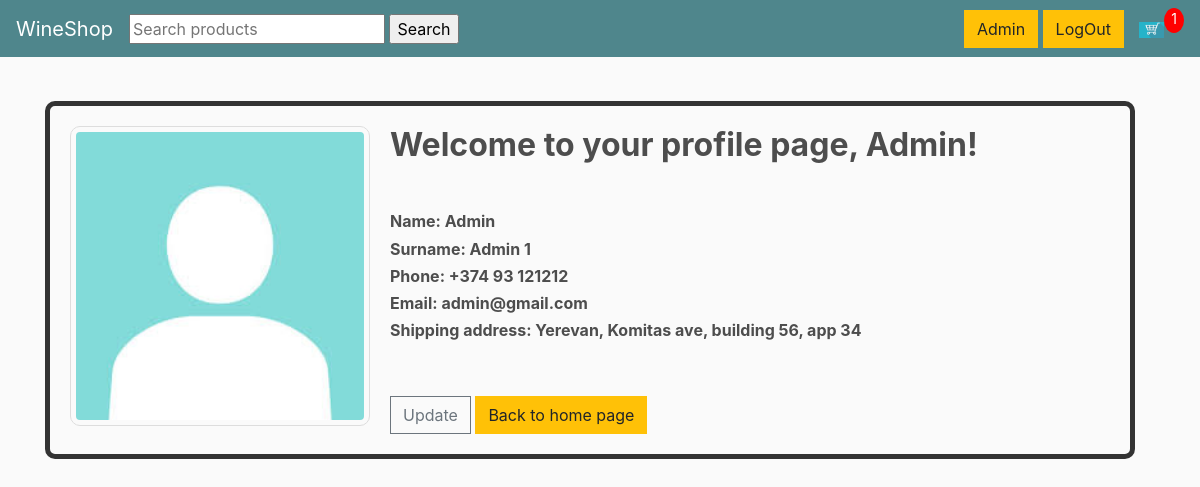
Page /profile/ (signed in) on the committed database.
### users/models.py (models this page shows, shortened)
class Profile(models.Model):
    user = models.OneToOneField(User, on_delete=models.CASCADE)
    surname = models.CharField(max_length=30, blank=True, null=True)
    phone_number = models.CharField(max_length=50, blank=True, null=True)
    email = models.CharField(max_length=60, blank=True, null=True)
    address = models.CharField(max_length=60, blank=True, null=True)
    image = models.ImageField(upload_to="profile_images", default="image.png")

### users/views.py (the view)
# urls.py: path('profile/', views.profile_page, name='ProfilePage'),
def profile_page(request):
    profile = Profile.objects.get(user=request.user.id)
    data = cartData(request)
    cartItems = data['cartItems']
    context = {'cartItems': cartItems, 'profile': profile}
    return render(request, "users/profile.html", context)

### store/models.py (called while the page is built)
    @property
    def get_cart_items(self):
        orderitems = self.orderitem_set.all()
        total = sum([item.quantity for item in orderitems])
        return total

### store/utils.py (called while the page is built)
def cartData(request):
    if request.user.is_authenticated:
        user = request.user
        order, created = Order.objects.get_or_create(user=user, complete=False)
        items = order.orderitem_set.all()
        cartItems = order.get_cart_items
    else:
        cookieData = cookieCart(request)
        cartItems = cookieData['cartItems']
        order = cookieData['order']
        items = cookieData['items']
    return {'items': items, 'order': order, 'cartItems': cartItems}

### users/templates/users/profile.html (shortened to what this page needs)
{% extends 'store/main.html' %}
{% load static %}
{% block content %}
<div class="post-container">
    <div class="post-thumb"><img class="zoom" src="{{profile.image.url}}"></div>
    <div class="post-content">
        <h3 class="post-title">Welcome to your profile page, {{profile.user}}!</h3>
        <br>
        <p>
            <h6><strong>Name: {{profile.user}}</strong></h6>
            <h6><strong>Surname: {{profile.surname}}</strong></h6>
            <h6><strong>Phone: {{profile.phone_number}}</strong></h6>
            <h6><strong>Email: {{profile.email}}</strong></h6>
            <h6><strong>Shipping address: {{profile.address}}</strong></h6>
            <br>
            <br>
            <a class="btn btn-outline-secondary add-btn update-cart" href= "{% url 'ProfileUpdate' %}">Update</a>
            <a href="{% url 'Store' %}" class="btn btn-warning">Back to home page</a>
        </p>
   </div>
</div>
{% endblock content %}

### store/templates/store/main.html (shortened to what this page needs)
<!DOCTYPE html>
{% load static %}
<html lang="en">
<head>
    <link rel="stylesheet" href="https://stackpath.bootstrapcdn.com/bootstrap/4.4.1/css/bootstrap.min.css">
    <link rel="stylesheet" type="text/css" href="{% static 'css/main.css' %}">
</head>
<body>
    <div class="sticky-top">
    <nav class="navbar navbar-expand-lg navbar-dark bg-dark">
      <a class="navbar-brand" href="{% url 'Store' %}">WineShop</a>
      <div class="collapse navbar-collapse" id="navbarSupportedContent">
        <ul class="navbar-nav mr-auto">
          <li class="nav-item active">
          <form action="{% url 'Store' %}" method="POST">
          <input type="text" name="q" placeholder="Search products"/>
          <input type="submit" name="submit" value="Search"/>
          </form>
          </li>
        </ul>
        <div class="form-inline my-2 my-lg-0">
            {% if request.user.is_authenticated %}
            <div>
            <a href="{% url 'ProfilePage' %}" class="btn btn-warning">{{user.username}}</a>
            <a href="{% url 'LogOut' %}" class="btn btn-warning">LogOut</a>
            </div>
            {% else %}
            <div>
            <a href="{% url 'LogIn' %}" class="btn btn-warning">LogIn</a>
            <a href="{% url 'CreateUser' %}" class="btn btn-warning">Register</a>
            </div>
            {% endif %}
            <a href="{% url 'Cart' %}">
                    <img  id="cart-icon" src="{% static 'images/cart.png' %}">
        </a>
        <p id="cart-total">{{cartItems}}</p>
        </div>
      </div>
    </nav>
    </div>
        <div class="container">
            <br>
            {% block content %}
            {% endblock content %}
        </div>
</body>
</html>

### static/css/main.css (style rules this page uses)
body { background-color: hsl(0, 0%, 98%); }
h1,h2,h3,h4,h5,h6 { color:hsl(0, 0%, 30%); }
.bg-dark { background-color: #4f868c!important; }
#cart-icon { width:25px; display: inline-block; margin-left: 15px; }
#cart-total { display: block; text-align: center; color:#fff; background-color: red; width: 20px; height: 25px; border-radius: 50%; font-size: 14px; }
.btn { border-radius: 0; }
.post-container { margin: 20px 20px 0 0; border: 5px solid #333; overflow: auto; border-radius: 10px; }
.post-thumb { float: left }
.post-thumb img { display: block }
.post-content { margin: 20px; }
.post-title { font-weight: bold; font-size: 200% }
.zoom { padding: 50px; transition: transform .2s; margin: 20px; border: 1px solid #ddd; border-radius: 10px; padding: 5px; width: 300px; }

### rows in the picture
Profile: image (picture), user "Admin", surname "Admin 1", phone_number "+374 93 121212", email "admin@gmail.com", address "Yerevan, Komitas ave, building 56, app 34"

### other values in the picture
{{ user.username }} "Admin"
{{ cartItems }} "1"
